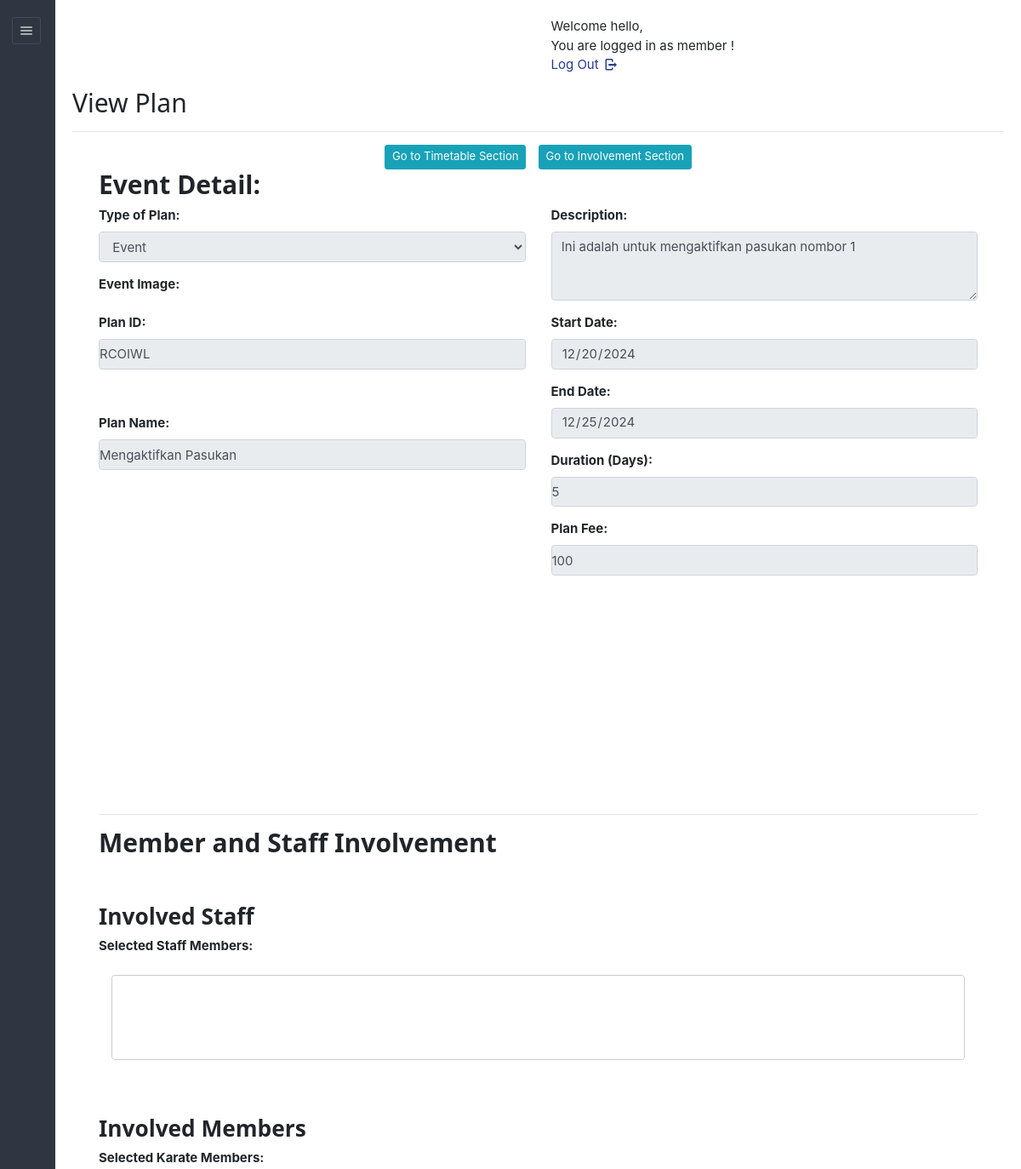
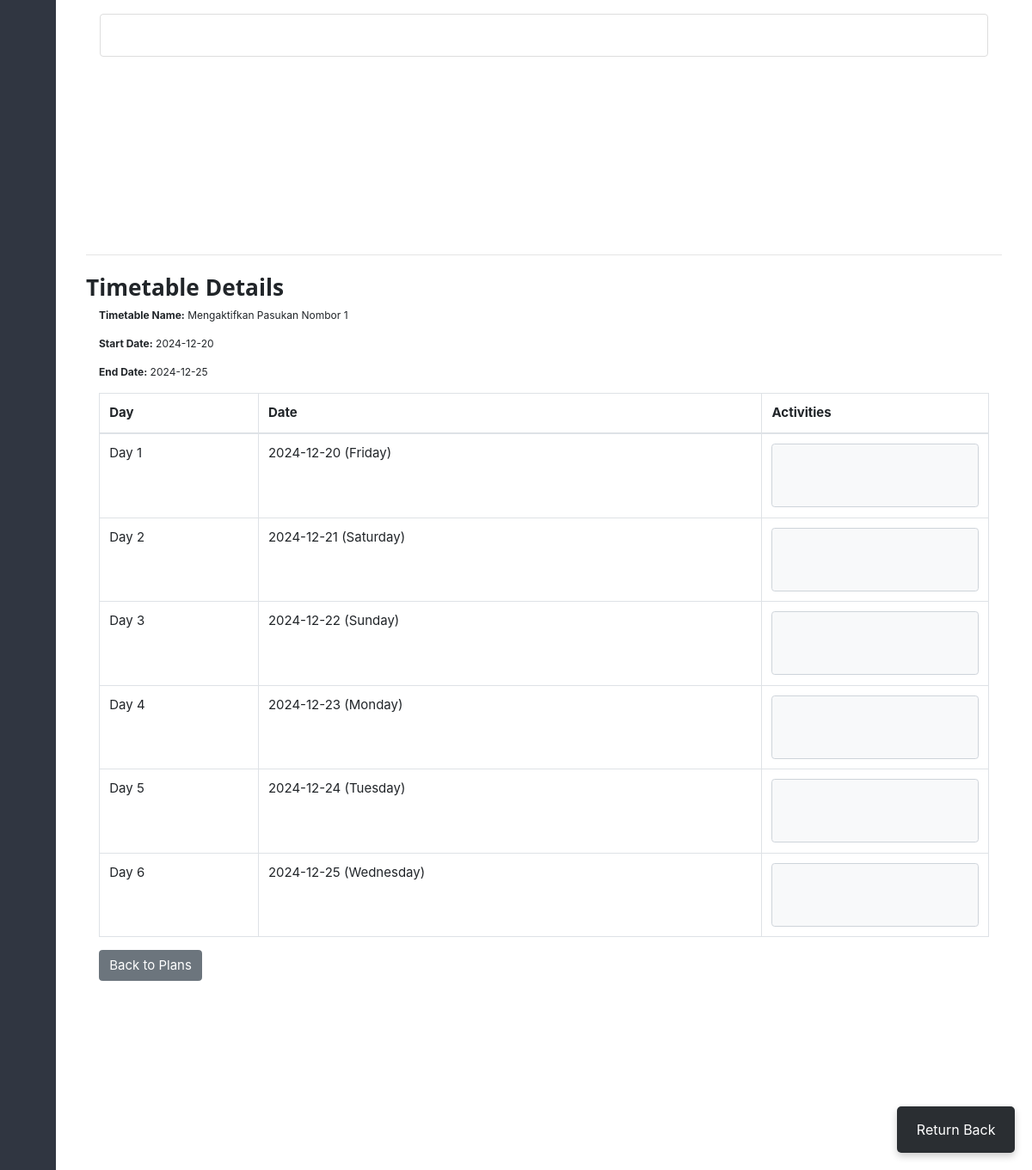
Screenshot of /dashboard/admin/timetable_detail.php?planid=RCOIWL&id=972417063 (signed in) with the database file from the repository (2 pictures, top to bottom).
### tables this page shows
CREATE TABLE IF NOT EXISTS `plan` (
  `planid` varchar(8) NOT NULL,
  `tid` varchar(45) DEFAULT NULL,
  `planName` varchar(20) NOT NULL,
  `description` varchar(200) NOT NULL,
  `planType` varchar(50) NOT NULL,
  `startDate` varchar(50) NOT NULL,
  `endDate` varchar(50) NOT NULL,
  `duration` int NOT NULL,
  `validity` varchar(20) NOT NULL DEFAULT 'Lifetime',
  `amount` int DEFAULT '0',
  `active` varchar(255) NOT NULL,
  PRIMARY KEY (`planid`),
  KEY `idx_plan_name` (`planName`),
  KEY `idx_plan_type` (`planType`),
  KEY `idx_description` (`description`),
  KEY `idx_active` (`active`)
);

CREATE TABLE IF NOT EXISTS `sports_timetable` (
  `tid` varchar(45) NOT NULL,
  `planid` varchar(50) DEFAULT NULL,
  `staffid` varchar(50) DEFAULT NULL,
  `tname` varchar(45) NOT NULL,
  `hasApproved` varchar(10) NOT NULL,
  PRIMARY KEY (`tid`)
);

### dashboard/admin/timetable_detail.php (the view, shortened to what this page needs)
<?php
require '../../include/db_conn.php';
$id = $_GET['id'];
$datesSql = "SELECT p.planid, p.startDate, p.endDate
             FROM sports_timetable st
             JOIN plan p ON st.planid = p.planid
             WHERE st.tid = '$id'";
$datesResult = mysqli_query($con, $datesSql);
$dates = mysqli_fetch_assoc($datesResult);
if ($dates) {
$startDate = new DateTime($dates['startDate']);
$endDate = new DateTime($dates['endDate']);
    $sql = "SELECT t.tname, td.day_id, td.day_number, td.activities
            FROM sports_timetable t
            LEFT JOIN timetable_days td ON t.tid = td.tid
            WHERE t.tid = '$id'
            ORDER BY td.day_number";
    $result = mysqli_query($con, $sql);
    $timetableData = [];
    while ($row = mysqli_fetch_assoc($result)) {
        $timetableData[] = $row;
    }
    $dateArray = [];
    $currentDate = clone $startDate;
    while ($currentDate <= $endDate) {
        $dateArray[] = [
            'date' => $currentDate->format('Y-m-d'),
            'day' => $currentDate->format('l')
        ];
        $currentDate->modify('+1 day');
    }
}
?>
<!DOCTYPE html>
<html lang="en">
<head>
    <link rel="stylesheet" href="../../css/style.css" id="style-resource-5">
    <link rel="stylesheet" type="text/css" href="../../css/entypo.css">
    <link href="a1style.css" rel="stylesheet" type="text/css">
    <link rel="stylesheet" href="../../css/bootstrap.min.css">
    <link rel="stylesheet" href="../../css/dashboard/sidebar.css">
	<link rel="stylesheet" href="https://cdnjs.cloudflare.com/ajax/libs/font-awesome/5.15.4/css/all.min.css">
</head>
<body class="page-body page-fade" onload="collapseSidebar()">
    <div class="page-container sidebar-collapsed" id="navbarcollapse">
        <div class="sidebar-menu">
            <header class="logo-env">
                <div class="sidebar-collapse" onclick="collapseSidebar()">
                    <a href="#" class="sidebar-collapse-icon with-animation">
                        <i class="entypo-menu"></i>
                    </a>
                </div>
            </header>
            <?php include('nav.php'); ?>
        </div>
        <div class="main-content">
            <div class="row">
                <div class="col-md-6 col-sm-8 clearfix">
                </div>
                <div class="col-md-6 col-sm-4 clearfix hidden-xs">
                    <ul class="list-inline links-list pull-right">
                        <li>
                            <a href="logout.php">
                                Log Out <i class="entypo-logout right"></i>
                            </a>
                        </li>
                    </ul>
                </div>
            </div>
<?php
$isAdmin = isset($_SESSION['is_admin_logged_in']) && $_SESSION['is_admin_logged_in'] === true;
$isCoach = isset($_SESSION['is_coach_logged_in']) && $_SESSION['is_coach_logged_in'] === true;
$returnPath = $isAdmin ? '../../dashboard/admin/view_plan.php' : ($isCoach ? '../../dashboard/coach/view_plan.php' : '../../dashboard/member/view_plan.php');
$tid = mysqli_real_escape_string($con, $_GET['id']);
$sql = "SELECT p.*
        FROM plan p
        INNER JOIN sports_timetable st ON p.planid = st.planid
        WHERE st.tid = '$tid'";
$res = mysqli_query($con, $sql);
if ($res && mysqli_num_rows($res) > 0) {
    $row = mysqli_fetch_array($res, MYSQLI_ASSOC);
} else {
    echo "<p>Plan not found or invalid timetable ID.</p>";
    exit;
}
?>
<h2><?php echo $isAdmin ? 'Edit' : 'View' ?> Plan</h2>
            <hr/>
<div class="d-flex justify-content-center">
    <button class="btn btn-info btn-sm mx-2 go-to-timetable-button" onclick="scrollToTimetable()">Go to Timetable Section</button>
    <button class="btn btn-info btn-sm mx-2 go-to-involvement-button" onclick="scrollToInvolvement()">Go to Involvement Section</button>
</div>
<div class="container">
    <form id="form1" name="form1" method="post" class="a1-container" action="updateplan.php">
			<h2 id="detailss"><b>Event Detail:</b></h2>
        <div class="row" style="margin-bottom:200px">
            <div class="col-md-6">
                <div class="form-group">
                    <label><b>Type of Plan:</b></label>
                    <select name="plantype" id="plantype" class="form-control" required onchange="updateFeeLabel()" <?php echo !$isAdmin ? 'disabled' : ''; ?>>
                        <option value="Event" <?php echo ($row['planType'] == 'Event') ? 'selected' : ''; ?>>Event</option>
                    </select>
                </div>
                <div class="form-group">
                    <label><b>Event Image:</b></label>
                </div>
                <div class="form-group">
                    <label><b>Plan ID:</b></label>
                    <input type="text" name="planid" id="planID" class="form-control" readonly
                        value="<?php echo $row['planid']; ?>">
                </div>
				<div class="form-group">
                </div>
                <div class="form-group">
                    <label><b>Plan Name:</b></label>
                    <input type="text" name="planname" id="planName" class="form-control"
                        placeholder="Enter plan name" value='<?php echo $row['planName']; ?>' <?php echo !$isAdmin ? 'readonly' : ''; ?>>
                </div>
                </div>
            <div class="col-md-6">
                <div class="form-group">
                    <label><b>Description:</b></label>
                    <textarea name="desc" id="planDesc" class="form-control" placeholder="Enter plan description"
                        rows="3" <?php echo !$isAdmin ? 'readonly' : ''; ?>><?php echo $row['description']; ?></textarea>
                </div>
                <div class="form-group">
                    <label><b>Start Date:</b></label>
                    <input type="date" name="startDate" id="startDate" class="form-control"
                        onchange="calculateDuration()" value='<?php echo $row['startDate']; ?>' <?php echo !$isAdmin ? 'readonly' : ''; ?>>
                </div>
                <div class="form-group">
                    <label><b>End Date:</b></label>
                    <input type="date" name="endDate" id="endDate" class="form-control"
                        onchange="calculateDuration()" value='<?php echo $row['endDate']; ?>' <?php echo !$isAdmin ? 'readonly' : ''; ?>>
                </div>
                <div class="form-group">
                    <label><b>Duration (Days):</b></label>
                    <input type="number" name="duration" id="duration" class="form-control" value='<?php echo $row['duration']; ?>' readonly>
                </div>
                <div class="form-group">
                    <label id="feeLabel"><b>Plan Fee:</b></label>
                    <input type="text" name="amount" id="planAmnt" class="form-control"
                        placeholder="Enter plan amount" value='<?php echo $row['amount']; ?>' <?php echo !$isAdmin ? 'readonly' : ''; ?>>
                </div>
            </div>
<div class="col-md-12" style="margin-top:250px;">
<hr>
<h2 id="involvementid"><b>Member and Staff Involvement</b></h2>	<br><br>
<h3><b>Involved Staff</b></h3>
<div class="form-group">
    <label><b>Selected Staff Members:</b></label>
    <div id="selectedStaffContainer" style="border: 1px solid #ccc; border-radius: 0.25rem; padding: 1rem !important; margin: 1rem !important; min-height: 100px;">
    </div>
</div>
</div>
<?php $isAdmin = isset($_SESSION['is_admin_logged_in']) && $_SESSION['is_admin_logged_in'] === true; ?>
<div class="col-md-12" style="margin-top:50px;">
    <h3><b>Involved Members</b></h3>
    <div class="form-group">
        <label><b>Selected Karate Members:</b></label>
        <div id="selectedMembersContainer">
        </div>
    </div>
</div>
    </form>
</div>
<hr>
         <h3 id="timetable-details" class="mt-4"><b>Timetable Details</b></h3>
<div class="container" style="margin-bottom: 200px;">
    <?php if ($dates): ?>
        <p><strong>Timetable Name:</strong> <?= htmlspecialchars($timetableData[0]['tname'] ?? 'N/A') ?></p>
        <?php if ($isAdmin): ?>
            <form method="POST" style="margin-bottom: 20px;">
                <label>Start Date:</label>
                <input type="date" name="startDate" value="<?= $startDate->format('Y-m-d') ?>" required>
                <label>End Date:</label>
                <input type="date" name="endDate" value="<?= $endDate->format('Y-m-d') ?>" required>
                <button type="submit" name="update_dates" class="btn btn-primary">Update Dates</button>
            </form>
            <div style="display: flex; justify-content: center; gap: 10px; align-items: center;">
                <form method="POST" style="display: inline;" id="prevDayForm">
                    <input type="hidden" name="direction" value="previous">
                    <input type="hidden" name="scroll_position" id="scroll_position">
                    <button type="submit" name="add_day" class="btn btn-success" onclick="saveScrollPosition()">
                        Add Previous Day
                    </button>
                </form>
            </div>
        <?php else: ?>
            <div class="mb-3">
                <p><strong>Start Date:</strong> <?= $startDate->format('Y-m-d') ?></p>
                <p><strong>End Date:</strong> <?= $endDate->format('Y-m-d') ?></p>
            </div>
        <?php endif; ?>
            <table class="table table-bordered">
                <thead>
                    <tr>
                        <th>Day</th>
                        <th>Date</th>
                        <th>Activities</th>
                    </tr>
                </thead>
                <tbody>
                    <?php foreach ($dateArray as $index => $date): ?>
                        <tr>
                            <td>Day <?= $index + 1 ?></td>
                            <td><?= $date['date'] ?> (<?= $date['day'] ?>)</td>
                            <td>
                                <?php
                                $dayData = array_filter($timetableData, function($item) use ($index) {
                                    return ($item['day_number'] ?? 0) == ($index + 1);
                                });
                                $dayData = reset($dayData);
                                if ($isAdmin):
                                ?>
                                    <textarea name="activities[<?= $dayData['day_id'] ?? '' ?>]"
                                              class="form-control"
                                              rows="3"><?= htmlspecialchars($dayData['activities'] ?? '') ?></textarea>
                                <?php else: ?>
                                    <div class="form-control" style="height: auto; min-height: 74px; background-color: #f8f9fa;">
                                    </div>
                                <?php endif; ?>
                            </td>
                        </tr>
                    <?php endforeach; ?>
                </tbody>
            </table>
<a href="<?php echo $returnPath; ?>" class="btn btn-secondary">Back to Plans</a>
    <?php else: ?>
        <div class="alert alert-warning">
            No date range found for this timetable. Please ensure the timetable is associated with a plan that has start and end dates.
        </div>
    <?php endif; ?>
</div>
<a class="btn-sm px-4 py-3 d-flex home-button return" style="background-color:#2a2e32" href="<?php echo $returnPath; ?>">
    Return Back
</a>
</body>
</html>

### rows the page displays
plan: plantype "Event", planid "RCOIWL", planname "Mengaktifkan Pasukan", desc "Ini adalah untuk mengaktifkan pasukan nombor 1", startDate "12/20/2024", endDate "12/25/2024", duration "5", amount "100", startDate "2024-12-20", endDate "2024-12-25"
sports_timetable: tname "Mengaktifkan Pasukan Nombor 1"

### other values shown
$date['date'] "2024-12-20"
$date['day'] "Friday"
$date['date'] "2024-12-21"
$date['day'] "Saturday"
$date['date'] "2024-12-22"
$date['day'] "Sunday"
$date['date'] "2024-12-23"
$date['day'] "Monday"
$date['date'] "2024-12-24"
$date['day'] "Tuesday"
$date['date'] "2024-12-25"
$date['day'] "Wednesday"
